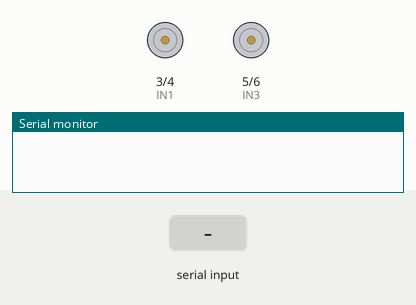
Simulated run of this sketch. Board: Arduino Uno, built with avr-gcc and run on an emulated ATmega328P. Parts: motor-driver pin pairs drawn as motors (green arrow = first pin HIGH = forward, orange = second pin HIGH = backward, longer = more drive, scaled by the enable pin), the last lines printed to the serial monitor. The test bench sets the inputs (shaded band).

Above: at 1.2 s.
1.3 s: "Y90\n" received over the second serial link
At 2.1 s:
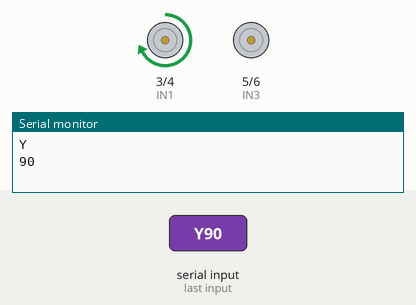
2.8 s: "X90\n" received over the second serial link
At 3.3 s:
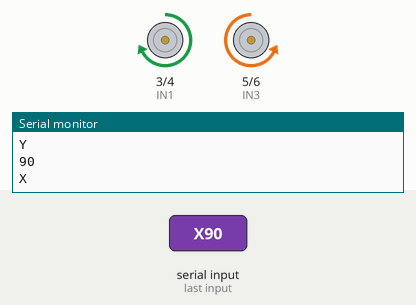
4.3 s: "Y,45\n" received over the second serial link
At 5.5 s:
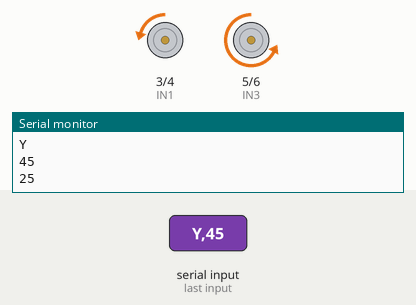
5.8 s: "Y" received over the second serial link
At 7.4 s:
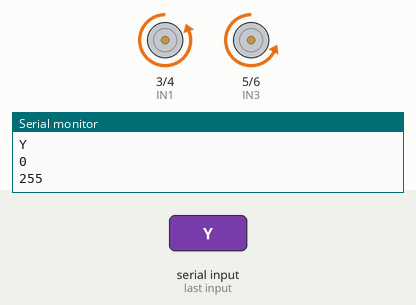
8.2 s: "X,45\n" received over the second serial link
At 8.6 s:
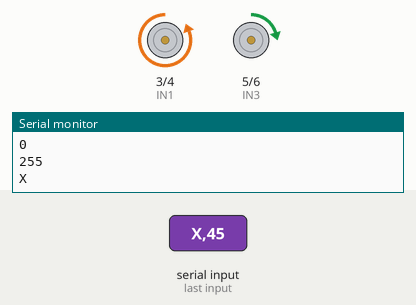
9.7 s: "X" received over the second serial link
At 11.7 s:
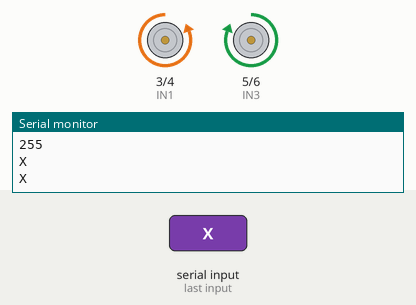
Timing chart, 0 to 13.2 s (numbered marks = the images above; inputs shaded):
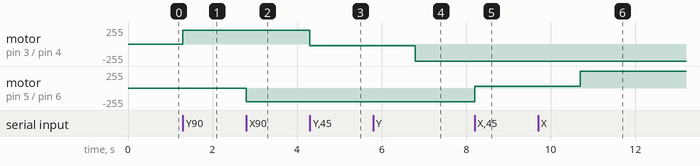

Measured:
- after the input at 1.3 s, motor on pin 3 (IN1) / pin 4 (IN2): stopped → forward 204/255 at once
- after the input at 2.8 s, motor on pin 5 (IN3) / pin 6 (IN4): stopped → backward 204/255 at once
- after the input at 4.3 s, motor on pin 3 (IN1) / pin 4 (IN2): forward 204/255 → backward 25/255 at once
- after the input at 5.8 s, motor on pin 3 (IN1) / pin 4 (IN2): backward 25/255 → backward 255/255 after 1.0 s
- after the input at 8.2 s, motor on pin 5 (IN3) / pin 6 (IN4): backward 204/255 → forward 25/255 at once
- after the input at 9.7 s, motor on pin 5 (IN3) / pin 6 (IN4): forward 25/255 → forward 255/255 after 1.0 s

The sketch:

debutAirHockey2.ino
```cpp
#include<SoftwareSerial.h>
#define RX 9
#define TX 8
SoftwareSerial BlueT(RX,TX);

//-- MOTEUR A --
int ENA=10; //Connecté à Arduino pin 9(sortie PWM)
int IN1=3; //Connecté à Arduino pin 4
int IN2=4; //Connecté à Arduino pin 5
//-- MOTEUR B --
int ENB=11; //Connecté à Arduino pin 10(Sortie PWM)
int IN3=5; //Connecté à Arduino pin 6
int IN4=6; //Connecté à Arduino pin 7
int PWM1=0;
int PWM2=0;
char Data;
int test;

void setup() {
pinMode(ENA,OUTPUT); // Configurer   //A=moteur gauche
pinMode(ENB,OUTPUT); // les broches    //B=moteur droite
pinMode(IN1,OUTPUT); // comme sortie
pinMode(IN2,OUTPUT);
pinMode(IN3,OUTPUT);
pinMode(IN4,OUTPUT);
digitalWrite(ENA,LOW);// Moteur A - Ne pas tourner
digitalWrite(ENB,LOW);// Moteur B - Ne pas tourner

Serial.begin(9600);
BlueT.begin(9600);


// Direction du Moteur A
digitalWrite(IN1,LOW);
digitalWrite(IN2,HIGH);
// Direction du Moteur B
// NB: en sens inverse du moteur A
digitalWrite(IN3,HIGH);
digitalWrite(IN4,LOW);

}

void loop() {

if (BlueT.available()){
    Data=BlueT.read();
    Serial.println(Data);

    if (Data=='Y') { // axe Y
      PWM1=BlueT.parseInt();
      Serial.println(PWM1);
      if (PWM1<=50){  // vers le haut y+ si pwm1<50
        digitalWrite(IN1,LOW);
        digitalWrite(IN2,HIGH);
        test = -5.1*PWM1+255;
        Serial.println(test);
        analogWrite(ENA, test);
      }
      if (PWM1>50){ // vers le bas y- si pwm1 > 50
        digitalWrite(IN1,HIGH);
        digitalWrite(IN2,LOW);
        analogWrite(ENA, 5.1*PWM1-255);
      }

     }

     if (Data=='X') { // axe x
      PWM2=BlueT.parseInt();
      if (PWM2>=50){ // droite si pwm2>50
        digitalWrite(IN3,LOW);
        digitalWrite(IN4,HIGH);
        analogWrite(ENB, 5.1*PWM2-255);
      }
      if (PWM2<50){ // gauche si pwm2 <50
        digitalWrite(IN3,HIGH);
        digitalWrite(IN4,LOW);
        analogWrite(ENB, -5.1*PWM2+255);
      }
     }

    }
    }
```
